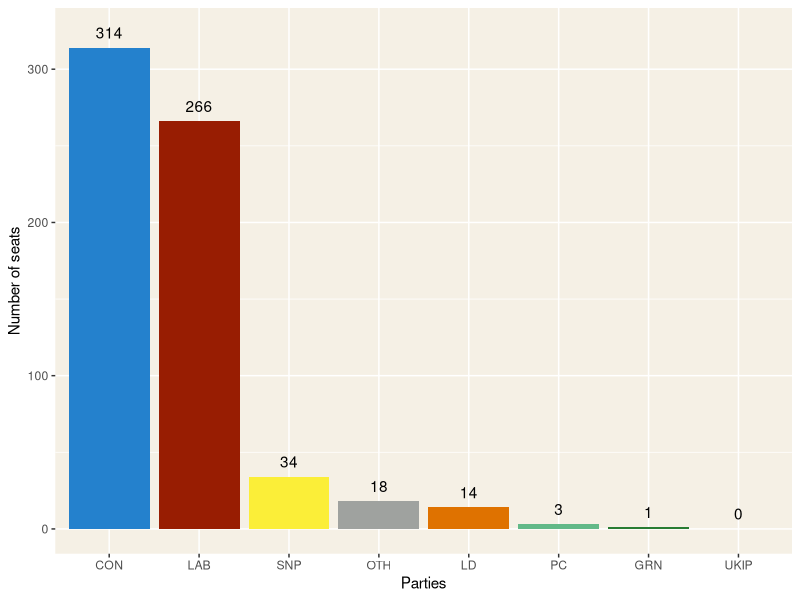

This figure's R source:
## ---- chunk 1
knitr::opts_chunk$set(echo = TRUE)
## ---- chunk 2
library(ggplot2)
## ---- chunk 3
df <- cbind.data.frame(parties = c("CON", "LAB", "SNP", "LD", "PC", "GRN", "UKIP", "OTH"),
                       seatsExit = c(314, 266, 34, 14, 3, 1, 0, 18))
## ---- chunk 4
pollColours <- c(CON = "#2481CD",
                 LAB = "#981D02",
                 SNP = "#FBEE38",
                 LD = "#DF7200",
                 PC = "#62B988",
                 GRN = "#287C33",
                 UKIP = "#773B90",
                 OTH = "#9FA29F")
## ---- chunk 5
chart <- ggplot(df) +
  geom_bar(stat = "identity", aes(x = reorder(parties, -seatsExit), 
                                  y = seatsExit, 
                                  fill = parties)) +
  scale_fill_manual(values = pollColours) +
  xlab("Parties") +
  ylab("Number of seats") +
  theme(legend.position = "none",
        panel.background = element_rect(fill = "#F5F0E5")) + 
  geom_text(aes(x = parties,
                y = seatsExit,
                label = seatsExit),
            colour = "black",
            nudge_y = 10)
## ---- chunk 6
chart
